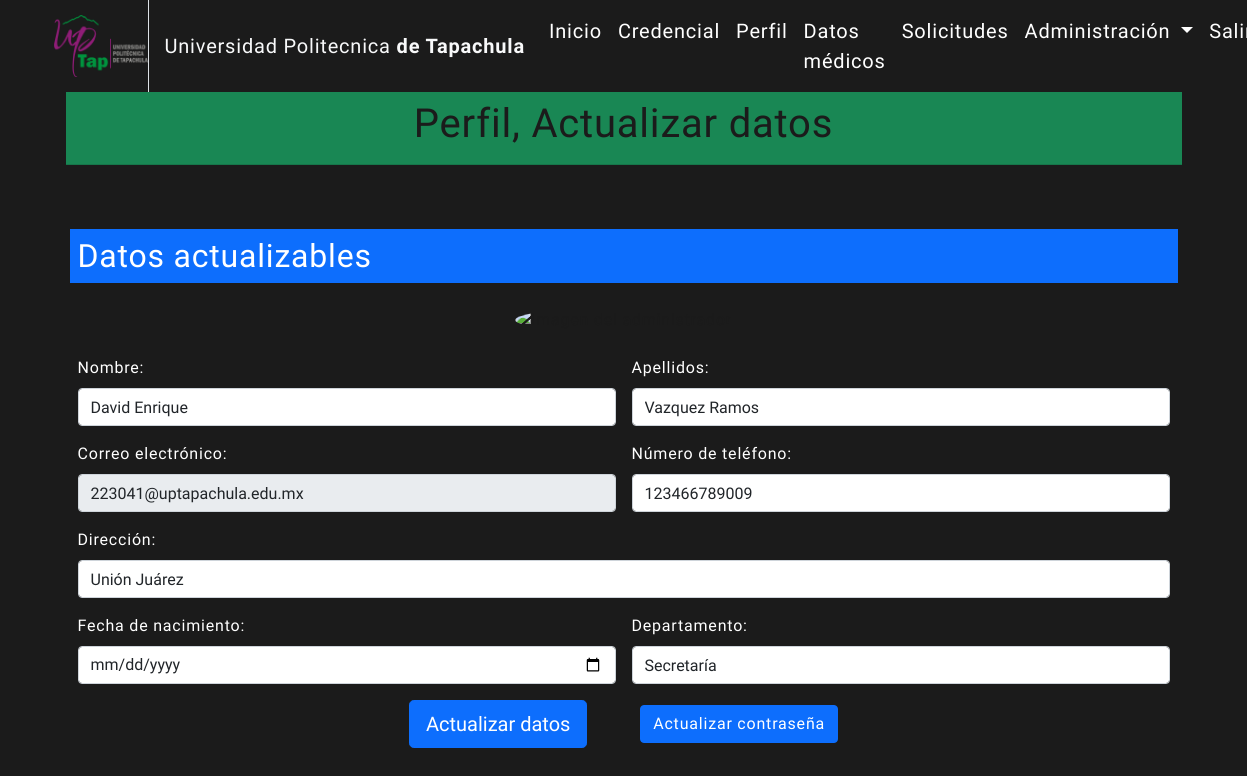
The app's page /administradores/perfil/ (signed in) with its own data.
### core/models.py (models this page shows, shortened)
class UsuarioPersonalizado(AbstractBaseUser, PermissionsMixin):
    email = models.EmailField(unique=True, error_messages={'unique': 'Ya existe un usuario con ese correo'})
    nombre = models.CharField(max_length=50)
    apellidos = models.CharField(max_length=50)
    fecha_nacimiento = models.DateField(null=True)
    direccion = models.CharField(max_length=255)
    usuario_activo = models.BooleanField(default=False)
    is_staff = models.BooleanField(default=False)
    fecha_registro = models.DateTimeField(auto_now_add=True)
    numero_telefono = models.CharField(max_length=10, null=True)
    imagen = CloudinaryField('image')
    credencial = models.ForeignKey(Credencial, on_delete=models.PROTECT, null=True, related_name='credencial')
    ficha_medica = models.ForeignKey(FichaMedica, on_delete=models.PROTECT, null=True, related_name='ficha_medica')
    contacto_emergencia = models.ForeignKey(ContactoEmergencia, on_delete=models.PROTECT, null=True,
                                            related_name='contacto_emergencia_relacion')
    solicitud = models.ForeignKey('SolicitudCredencial', on_delete=models.PROTECT, null=True,
                                  related_name='solicitud_relacion')
    tipo_usuario = models.CharField(max_length=20, choices=[('alumno', 'alumno'), ('maestro', 'maestro'),
                                                            ('administrador', 'administrador'),
                                                            ('directivo', 'directivo')])
    objects = UsuarioBasePersonalizado()
    USERNAME_FIELD = 'email'
    REQUIRED_FIELDS = []

class Administrador(UsuarioPersonalizado):
    departamento = models.CharField(max_length=30)
    is_admin = models.BooleanField(default=False)
    is_administrador = models.BooleanField(default=True)

### administradores/views.py (the view, shortened to what this page needs)
# urls.py: path('perfil/', views.AdministradoresEditarView.as_view(), name='administradores_editar'),
class AdministradoresEditarView(View):
    def get(self, request: HttpRequest):
        if request.user.is_authenticated:
            administrador: Administrador = parser("administrador", request.user.email)
            return render(request, TEMPLATES[3], context={"admin": administrador})
        else:
            return redirect("administradores_login")

### administradores/views.py (called while the page is built)
def parser(user: str, email):
    model = None
    match user:
        case "administrador":
            try:
                model: Administrador = Administrador.objects.get(email=email)
                return model
            except:
                return None
        case "alumno":
            try:
                model = Alumno.objects.get(email=email)
                return model
            except:
                return None
        case _:
            pass

### administradores/templates/administradores/perfil/view_perfil_administrador.html (shortened to what this page needs)
{% extends 'administradores/layouts/view_home_administradores.html' %}
{% load static %}
{% block content %}
    <div class="card-header mb-1 bg-success">
        <h1 class="text-center">Perfil, Actualizar datos</h1>
    </div>
    <main class="container">
        <form method="post" class="row g-3 mt-3 " enctype="multipart/form-data">
            <h2 class="text-white bg-primary p-2 mt-5">Datos actualizables</h2>
            <div class="col-12 d-flex justify-content-center">
                <div class="align-content-center flex">
                    <label for="inputAdminImage" class="text-center">
                        <img src="{{ admin.imagen.url }}" alt="Imagen del administrador" id="adminImage" class="card-img-top rounded-circle imagen">
                    </label>
                </div>
            </div>
            <div class="col-6">
                <label for="inputName" class="form-label text-white">Nombre:</label>
                <input name="nombre" required type="text" class="form-control" id="inputName"
                       value="{{ admin.nombre }}">
            </div>
            <div class="col-6">
                <label for="inputLast" class="form-label text-white">Apellidos:</label>
                <input name="apellidos" required type="text" class="form-control" id="inputName"
                       value="{{ admin.apellidos }}">
            </div>
            <div class="col-6">
                <label for="inputEmail" class="form-label text-white">Correo electrónico:</label>
                <input name="email" required type="email" class="form-control" id="inputEmail"
                       value="{{ admin.email }}" readonly>
            </div>
            <div class="col-6">
                <label for="inputPhone" class="form-label text-white">Número de teléfono:</label>
                <input name="numero_telefono" required type="tel" class="form-control" id="inputPhone"
                       value="{{ admin.numero_telefono }}">
            </div>
            <div class="col-12">
                <label for="inputAddress" class="form-label text-white">Dirección:</label>
                <input name="direccion" required type="text" class="form-control" id="inputAddress"
                       value="{{ admin.direccion }}">
            </div>
            <div class="col-6">
                <label for="inputBirthdate" class="form-label text-white">Fecha de nacimiento:</label>
                <input name="fecha_nacimiento" required type="date" class="form-control" id="inputBirthdate"
                       value="{{ admin.fecha_nacimiento }}">
            </div>
            <div class="col-6">
                <label for="inputDepartment" class="form-label text-white">Departamento:</label>
                <input name="departamento" required type="text" class="form-control" id="inputDepartment"
                       value="{{ admin.departamento }}">
            </div>
            <div class="col-12">
                <center>
                    <button type="submit" class="btn btn-primary btn-lg btn-pulse">
                        Actualizar datos
                    </button>
                    <a href="{% url 'cambiar_password_admin' %}" class="ms-5 text-white btn btn-primary">Actualizar
                        contraseña</a>
                </center>
            </div>
        </form>
    </main>
{% endblock %}

### administradores/static/administradores/home/styles/styles.css (style rules this page uses)
:root { --color-dark: #1b1b1b; --color-light: #ffffff; --color-gold: #c7b8a5; }
body { font-family: "Oswald", sans-serif; font-weight: 200; background-color: var(--color-dark); color: var(--color-dark); letter-spacing: 0.05rem; }
.imagen { width: 10rem; height: 10rem; }

### administradores/templates/administradores/perfil/view_perfil_administrador.html (style rules this page uses)
.btn-pulse { animation: pulse 1.2s cubic-bezier(0.25, 0.46, 0.45, 0.94) infinite; box-shadow: 0 0 0 0 rgba(0, 0, 0, 0.2); }

### records on screen
UsuarioPersonalizado: nombre "David Enrique", apellidos "Vazquez Ramos", email "223041@uptapachula.edu.mx", numero_telefono "123466789009", direccion "Unión Juárez"
Administrador: departamento "Secretaría"
